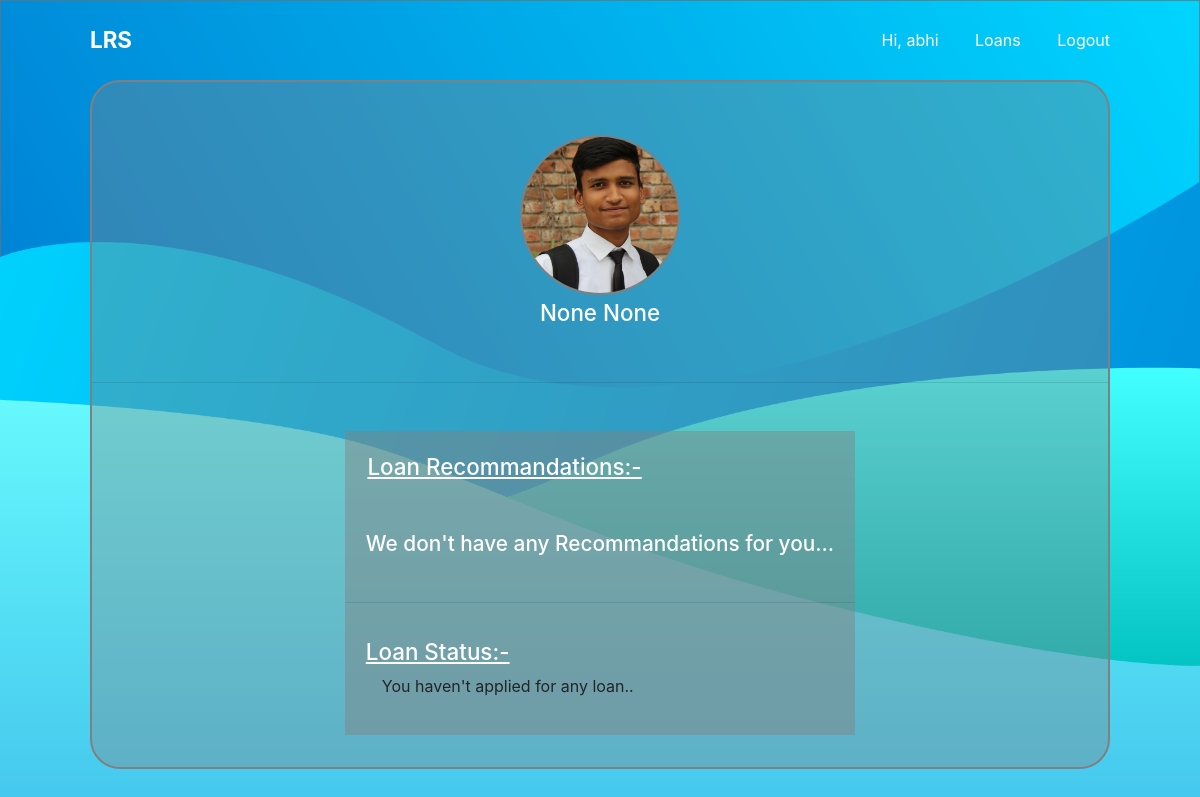
/profile (signed in), run on an earlier commit of the app's database.
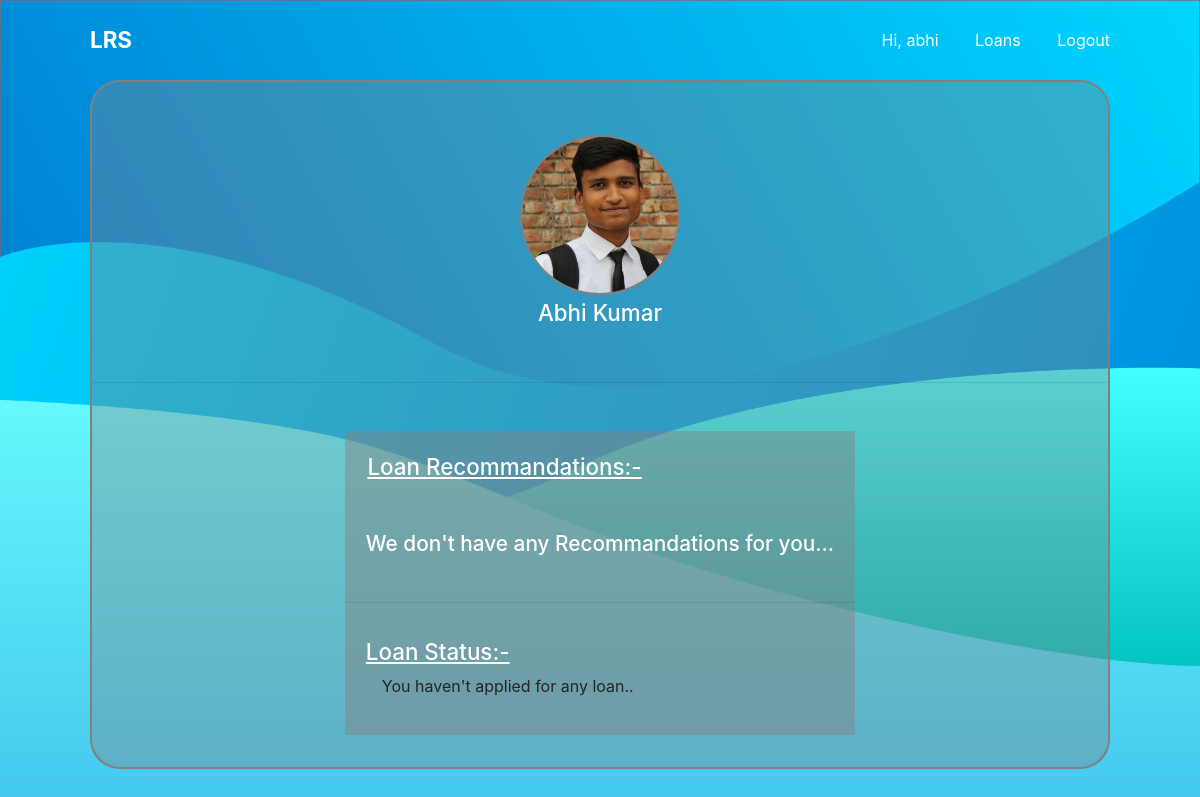
And on a later commit of the database.
### app/models.py (models this page shows, shortened)
class profile(models.Model):
    user = models.ForeignKey(User, on_delete=models.CASCADE)
    firstName = models.CharField(max_length=140, null=True)
    lastName = models.CharField(max_length=140, null=True)
    image = models.ImageField(upload_to='images/', null=True)

### app/views.py (the view)
# urls.py: path('profile', views.profilePage, name="profile"),
@login_required(login_url="account/login")
def profilePage(request):
    try:
        pro = profile.objects.get(user=request.user)
        queryset = VisitedLoan.objects.filter(
            user=request.user).order_by('-timevisited')
        data = []
        for query in queryset:
            try:
                temp = Loans.objects.get(id=query.visitedLoanId)
                data.append(temp)
            except Loans.DoesNotExist:
                continue
    except profile.DoesNotExist or VisitedLoan.DoesNotExist:
        return render(request, "app/profile.html", {"updated": False})
    return render(request, "app/profile.html", {"profile": pro, "updated": True, "loans": data[:3]})

### app/templates/app/profile.html (shortened to what this page needs)
{% extends 'base.html' %}
{% load static %}
{% block main %}
<section id="profile-sec">
    <div class="profile">
        <div class="profile-pic">
            {% if profile.image.url %}
            <img src="{{profile.image.url}}">
            {% else %}
            <img src="{% static 'img/logo.png' %}">
            {% endif %}
            {% if updated %}
            <h1>{{profile.firstName}} {{profile.lastName}}</h1>
            {% else %}
            <h1>{{user.username}}</h1>
            {% endif %}
        </div>
        {% if updated %}
        <hr>
        <div class="profile-data-wrepper">
            <div class="loan-recomand">
                <h2 id="loanRecommand">Loan Recommandations:-</h2>
                <div class="container">
                    <div class="row">
                        {% if loans %}
                        {% for loan in loans %}
                        <div class="col-md-4">
                            <div class="card mb-4 box-shadow">
                                <img class="card-img-top"
                                    data-src="holder.js/100px225?theme=thumb&amp;bg=55595c&amp;fg=eceeef&amp;text=Thumbnail"
                                    alt="Thumbnail [100%x225]" style="height: 225px; width: 100%; display: block;"
                                    data-holder-rendered="true">
                                <div class="card-body">
                                    <h2 style="font-size:1em;font-weight:bold;">{{loan.bank}} - {{loan.type}}</h2>
                                    <p class="card-text">{{loan.content|truncatechars:150}}</p>
                                    <div class="d-flex justify-content-between align-items-center">
                                        <div class="btn-group">
                                            <a class="btn btn-sm btn-outline-secondary"
                                                href="{% url 'app:loanDetail' loan.id %}">Read
                                                More..</a>
                                        </div>
                                        <small class="text-muted">Rs.{{loan.amount}}/-</small>
                                    </div>
                                </div>
                            </div>
                        </div>
                        {% endfor %}
                        {% else %}
                        <h1 style="color: white; font-size:1.3em; padding:1em;">We don't have any Recommandations for
                            you...</h1>
                        {% endif %}
                    </div>
                </div>
                <hr>
                <div class="loan-status">
                    <h2>Loan Status:-</h2>
                    <p>You haven't applied for any loan..</p>
                </div>
            </div>
            {% else %}
            <a href="{% url "app:update" %}" id="updatelink">Update your profile first</a>
            {% endif %}
        </div>
</section>
{% endblock main %}

What changed in the data, as far as the page shows it:
changed profile: firstName "None" → "Abhi"; lastName "None" → "Kumar"
